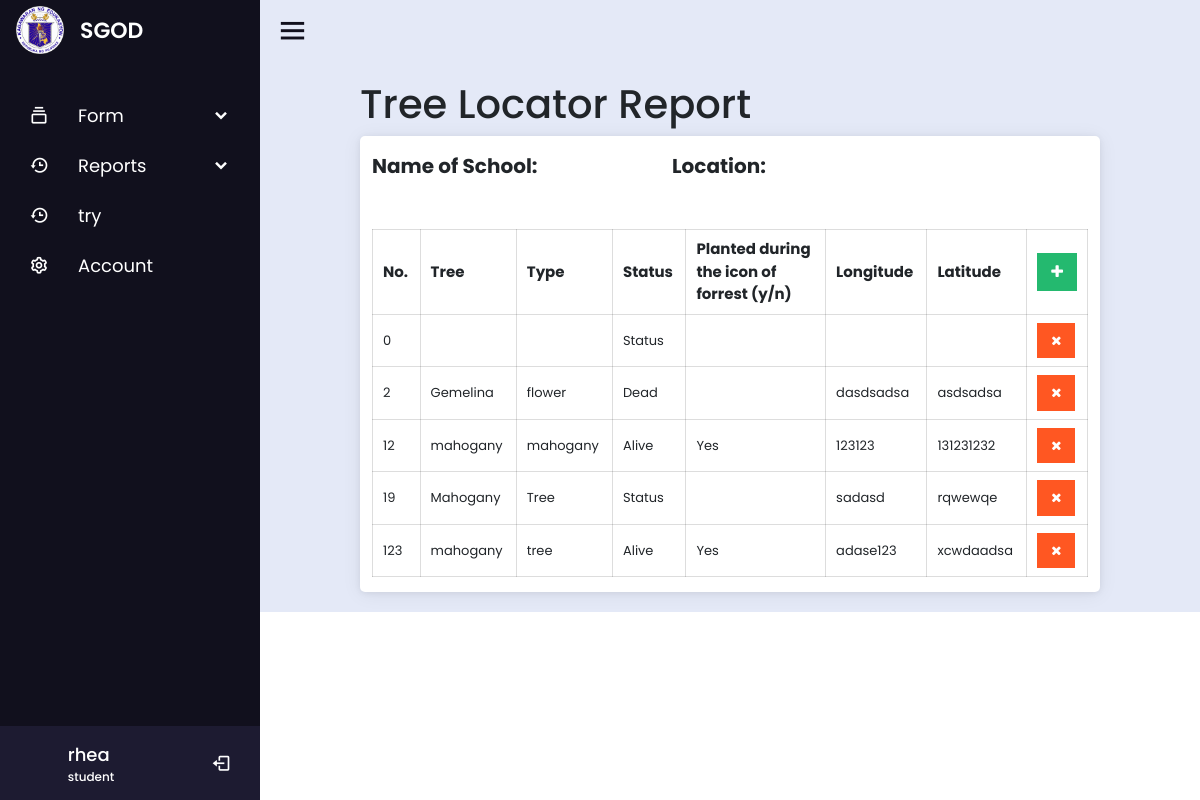
/try_table.php (signed in), run on the app's committed database.
### tables this page shows
CREATE TABLE `tb_user` (
  `id` int(25) NOT NULL,
  `name` varchar(50) NOT NULL,
  `schoolId` int(50) NOT NULL,
  `status` varchar(50) NOT NULL,
  `email` varchar(50) NOT NULL,
  `password` int(70) NOT NULL
);

CREATE TABLE `tree_locate` (
  `tree_id` int(11) NOT NULL,
  `tree_name` varchar(50) NOT NULL,
  `school` text NOT NULL,
  `location` text NOT NULL,
  `type` varchar(50) NOT NULL,
  `status` varchar(30) NOT NULL,
  `planted` varchar(30) NOT NULL,
  `longitude` varchar(50) NOT NULL,
  `latitude` varchar(50) NOT NULL
);

### try_table.php (the view, shortened to what this page needs)
<?php
require 'config.php';
if(!empty($_SESSION["id"])){
  $id = $_SESSION["id"];
  $result = mysqli_query($conn, "SELECT * FROM tb_user WHERE id = $id");
  $row = mysqli_fetch_assoc($result);
}
else{
  header("Location: login.php");
}
?>
<!DOCTYPE html>
  <html lang="en">
  <head>
      <link rel="stylesheet" href="assets/css/container.css">
      <link rel="stylesheet" href="assets/css/sidebar.css">
      <link rel="stylesheet" href="assets/css/table.css">
      <link href="https://cdn.jsdelivr.net/npm/bootstrap@5.2.3/dist/css/bootstrap.min.css" rel="stylesheet">
      <link href='https://unpkg.com/boxicons@2.0.7/css/boxicons.min.css' rel='stylesheet'>
      <link rel="stylesheet" href="https://cdnjs.cloudflare.com/ajax/libs/font-awesome/4.7.0/css/font-awesome.css" />
  <body>
  <?php include 'includes/user_sidebar.php';?>
  <section class="home-section">
      <div class="container_form">
          <H1>Tree Locator Report</H1>
          <div class="container">
          <div class="row top-tab">
          <?php
                  $select = "SELECT * FROM tree_locate LIMIT 1";
                  $result = mysqli_query($conn, $select);
                  while($row = mysqli_fetch_array($result))
                  {
                ?>
             <div class="col">
             <label class="bold" for="school">Name of School: </label>
             </div>
             <div class="col">
             <label class="bold" for="">Location: </label>
             <br>
            <?php } ?>
             </div>
          </div>
            <table class="_table">
              <thead>
                <tr>
                  <th class="no">No.</th>
                  <th>Tree</th>
                  <th>Type</th>
                  <th>Status</th>
                  <th>Planted during <br>the icon of <br>forrest (y/n)</th>
                  <th>Longitude</th>
                  <th>Latitude</th>
                  <th width="50px">
                    <div class="action_container">
                      <button class="success" onclick="create_tr('table_body')">
                        <i class="fa fa-plus"></i>
                      </button>
                    </div>
                  </th>
                </tr>
              </thead>
              <tbody id="table_body">
                <tr>
                <?php
                  $select = "SELECT * FROM tree_locate ORDER BY tree_id  ";
                  $result = mysqli_query($conn, $select);
                  while($row = mysqli_fetch_array($result))
                  {
                ?>
                  <td><?php echo $row['tree_id'];?></td>
                  <td><?php echo $row['tree_name'];?></td>
                  <td><?php echo $row['type'];?></td>
                  <td><?php echo $row['status'];?></td>
                  <td><?php echo $row['planted'];?></td>
                  <td><?php echo $row['longitude'];?></td>
                  <td><?php echo $row['latitude'];?></td>
                  <td>
                    <div class="action_container">
                      <button class="danger" onclick="remove_tr(this)">
                        <i class="fa fa-close"></i>
                      </button>
                    </div>
                  </td>
                </tr>
                <?php } ?>
              </tbody>
            </table>
</div>
      </div>
      </section>
  </body>
  </html>

### includes/user_sidebar.php (shortened to what this page needs)
<div class="sidebar">
    <div class="logo-details">
      <img src="assets/img/deped.png" style="width: 80px;" alt="">
      <span class="logo_name">SGOD</span>
    </div>
    <ul class="nav-links">
      <li>
        <div class="iocn-link">
          <a href="user_locator.php">
            <i class='bx bx-collection' ></i>
            <span class="link_name">Form</span>
          </a>
          <i class='bx bxs-chevron-down arrow' ></i>
        </div>
      </li>
      <li>
        <div class="iocn-link">
          <a href="user_locator_tbl.php">
          <i class='bx bx-history'></i>
          <span class="link_name">Reports</span>
          </a>
          <i class='bx bxs-chevron-down arrow' ></i>
        </div>
      </li>
      <li>
        <a href="try_table.php">
          <i class='bx bx-history'></i>
          <span class="link_name">try</span>
        </a>
      </li>
      <li>
        <a href="user_account.php">
          <i class='bx bx-cog' ></i>
          <span class="link_name">Account</span>
        </a>
      </li>
      <li>
    <div class="profile-details">
      <div class="name-job">
        <div class="profile_name"><?php echo $row["name"]; ?></div>
        <div class="job"><?php echo $row["status"]; ?></div>
      </div>
      <a href="logout.php"><i class='bx bx-log-out'></i></a>
    </div>
  </li>
</ul>
</div>
  <section class="home-section">
    <div class="home-content">
      <i class='bx bx-menu' ></i>
    </div>
</section>

### assets/css/container.css (style rules this page uses)
.container_form { padding: 20px 100px; height: 100%; }

### assets/css/sidebar.css (style rules this page uses)
* { margin: 0; padding: 0; box-sizing: border-box; font-family: 'Poppins', sans-serif; }
.sidebar { position: fixed; top: 0; left: 0; height: 100%; width: 260px; background: #11101d; z-index: 100; transition: all 0.5s ease; }
.sidebar .logo-details { height: 60px; width: 100%; display: flex; align-items: center; }
.sidebar .logo-details .logo_name { font-size: 22px; color: #fff; font-weight: 600; transition: 0.3s ease; transition-delay: 0.1s; }
.sidebar .nav-links { height: 100%; padding: 30px 0 150px 0; overflow: auto; }
.sidebar .nav-links li { position: relative; list-style: none; transition: all 0.4s ease; }
.sidebar .nav-links li .iocn-link { display: flex; align-items: center; justify-content: space-between; }
.sidebar .nav-links li i { height: 50px; min-width: 78px; text-align: center; line-height: 50px; color: #fff; font-size: 20px; cursor: pointer; transition: all 0.3s ease; }
.sidebar .nav-links li a { display: flex; align-items: center; text-decoration: none; }
.sidebar .nav-links li a .link_name { font-size: 18px; font-weight: 400; color: #fff; transition: all 0.4s ease; }
.sidebar .profile-details { position: fixed; bottom: 0; width: 260px; display: flex; align-items: center; justify-content: space-between; background: #1d1b31; padding: 12px 0; transition: all 0.5s ease; }
.sidebar .profile-details .profile_name, .sidebar .profile-details .job { color: #fff; font-size: 18px; font-weight: 500; white-space: nowrap; }
.sidebar .profile-details .job { font-size: 12px; }
.home-section { position: relative; background: #E4E9F7; height: 100%; left: 260px; width: calc(100% - 260px); transition: all 0.5s ease; }
.home-section .home-content { height: 60px; display: flex; align-items: center; }
.home-section .home-content .bx-menu, .home-section .home-content .text { color: #11101d; font-size: 35px; }
.home-section .home-content .bx-menu { margin: 0 15px; cursor: pointer; }

### assets/css/table.css (style rules this page uses)
.container { max-width: 900px; width: 100%; background-color: #fff; margin: auto; padding: 15px; box-shadow: 0 2px 20px #0001, 0 1px 6px #0001; border-radius: 5px; overflow-x: auto; }
._table { width: 100%; border-collapse: collapse; }
._table :is(th, td) { border: 1px solid #0002; padding: 8px 10px; }
.success { background-color: #24b96f !important; }
.danger { background-color: #ff5722 !important; }
.action_container { display: inline-flex; }
.action_container>* { border: none; outline: none; color: #fff; text-decoration: none; display: inline-block; padding: 8px 14px; cursor: pointer; transition: 0.3s ease-in-out; }
th { font-size: 15px; }
td { font-size:13px; }
.no { margin-right: -130px; }
.top-tab { width: 600px; margin:30px 0px; }
.bold { font-weight: bold; font-size: 20px; margin-bottom: 10px; }

### data on the page
tb_user: name "rhea", status "student"
tree_locate: tree_id "12", tree_name "mahogany", type "mahogany", status "Alive", planted "Yes", longitude "123123", latitude "131231232"
tree_locate: tree_id "0", status "Status"
tree_locate: tree_id "2", tree_name "Gemelina", type "flower", status "Dead", longitude "dasdsadsa", latitude "asdsadsa"
tree_locate: tree_id "19", tree_name "Mahogany", type "Tree", status "Status", longitude "sadasd", latitude "rqwewqe"
tree_locate: tree_id "123", tree_name "mahogany", type "tree", status "Alive", planted "Yes", longitude "adase123", latitude "xcwdaadsa"
